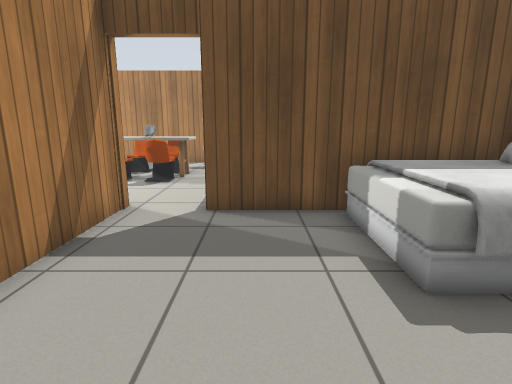
[1] (above)

24 first-person views from a walk through a Gazebo world. The camera is 1 m above the floor, tilts 12° down and sees 80° across. The lines on the ground mark 1 m squares. The floor is counted in squares, 0.5 m on a side. Each view is taken from the middle of a square. On the plan, view 1 faces up. The plan holds only what a view shows up to about 17 squares ahead; the rest is blank. Gazebo's built-in surfaces are drawn with simple patterns. Simple shapes stand in for some stock models. Some surface patterns are stand-ins.

[2]
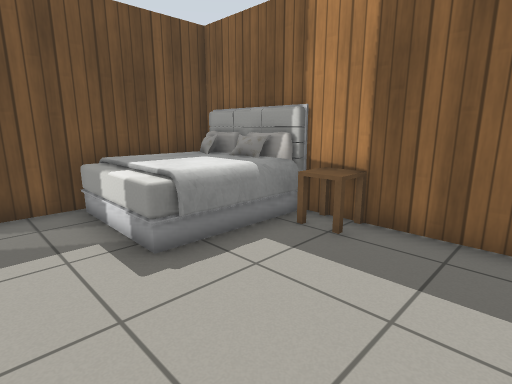

[3]
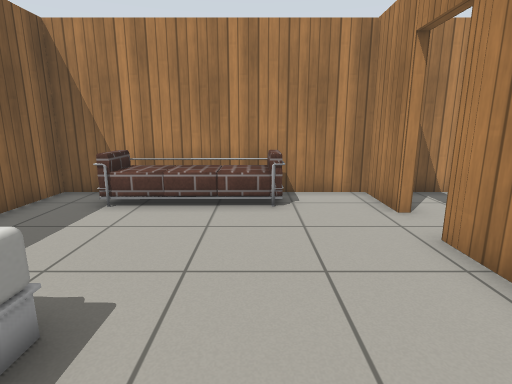

[4]
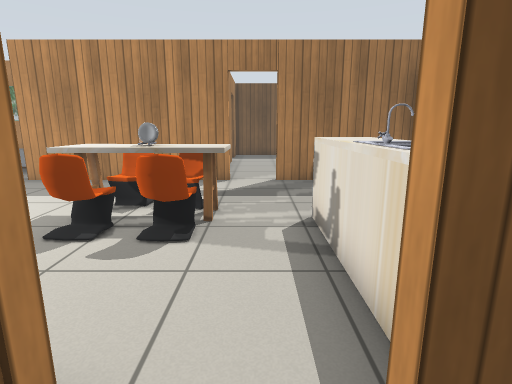

[5]
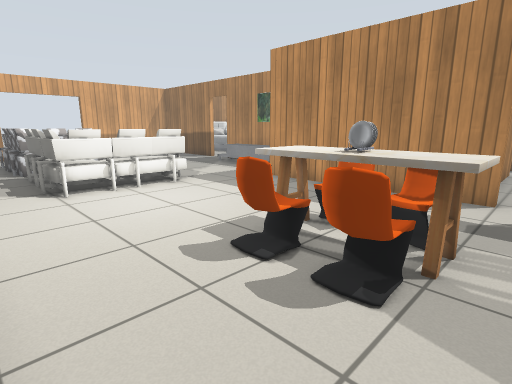

[6]
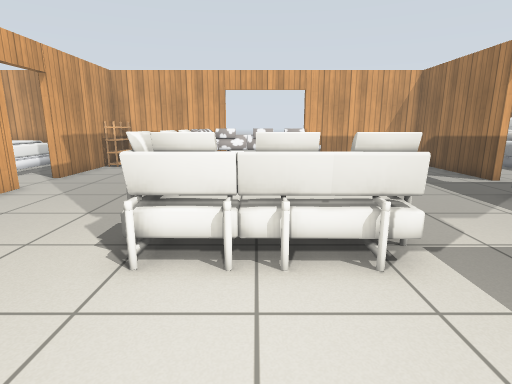

[7]
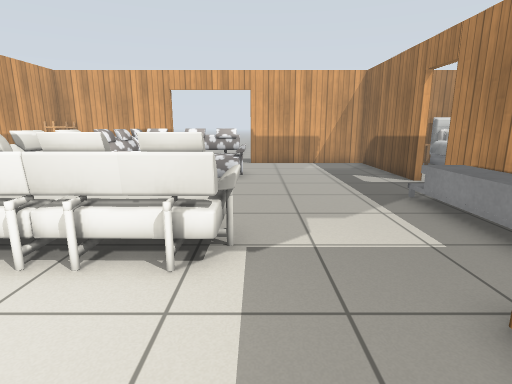

[8]
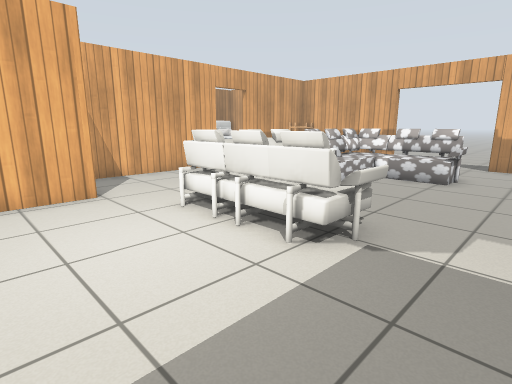

[9]
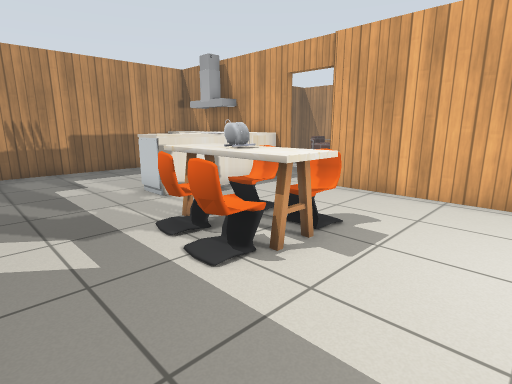

[10]
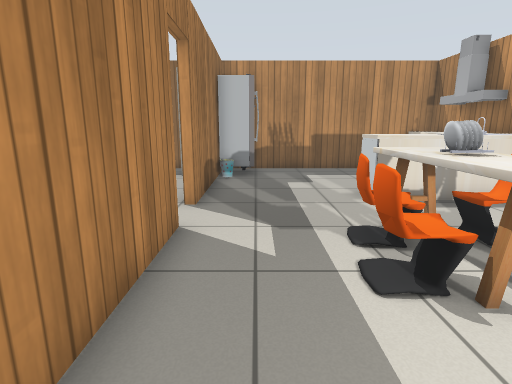

[11]
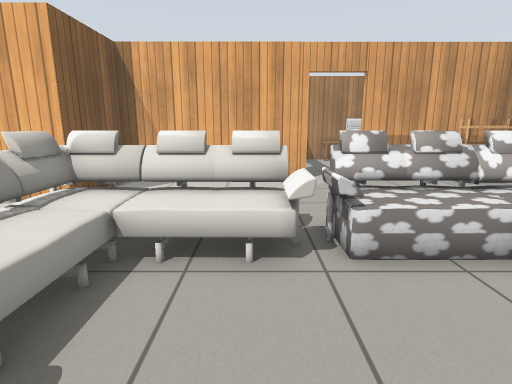

[12]
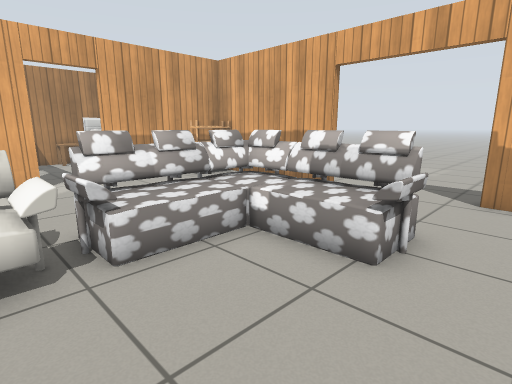

[13]
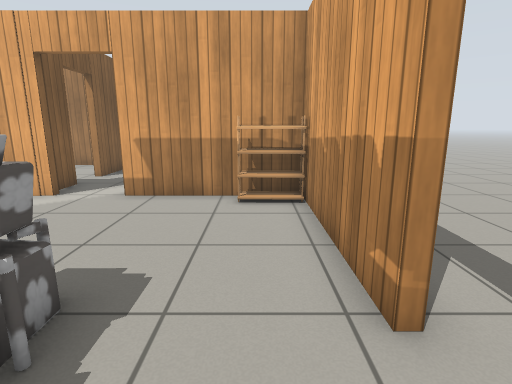

[14]
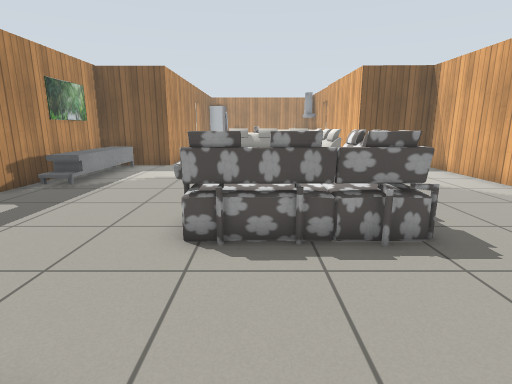

[15]
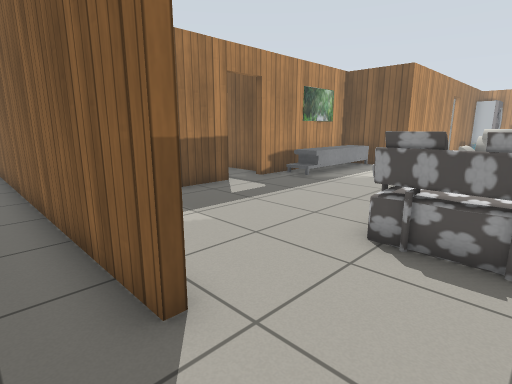

[16]
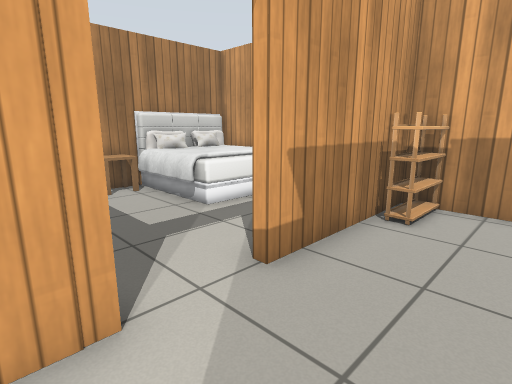

[17]
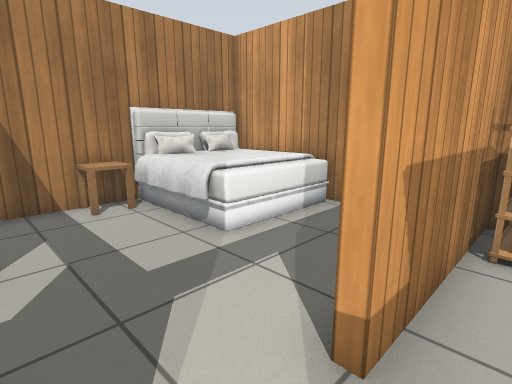

[18]
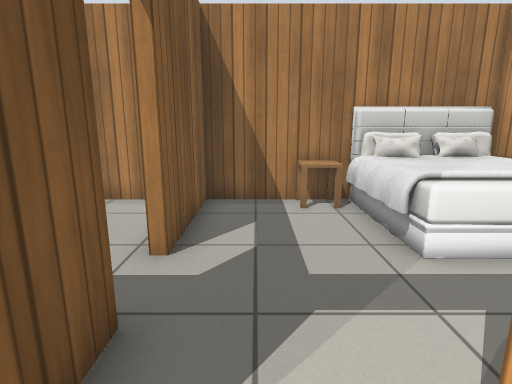

[19]
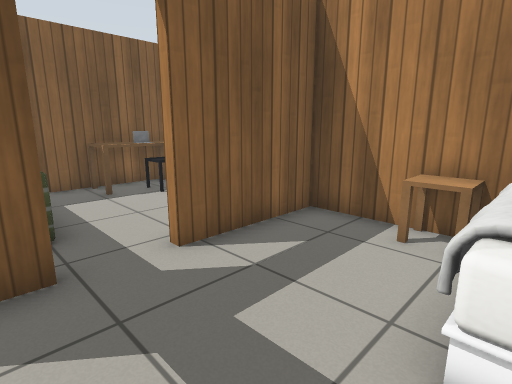

[20]
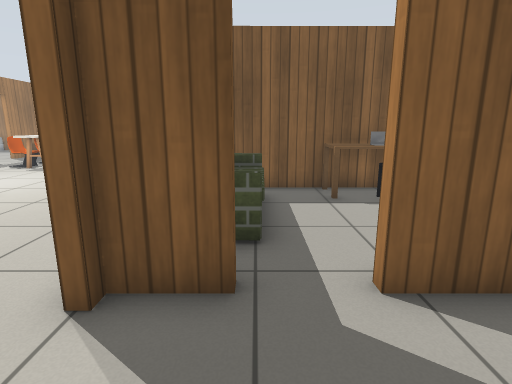

[21]
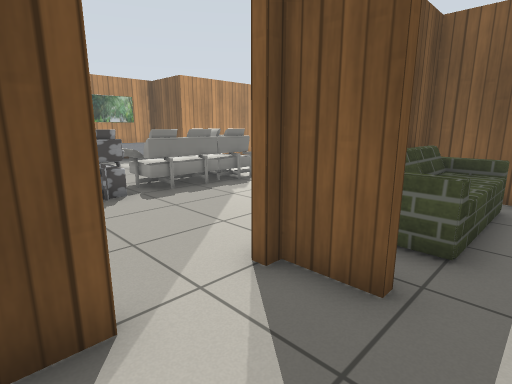

[22]
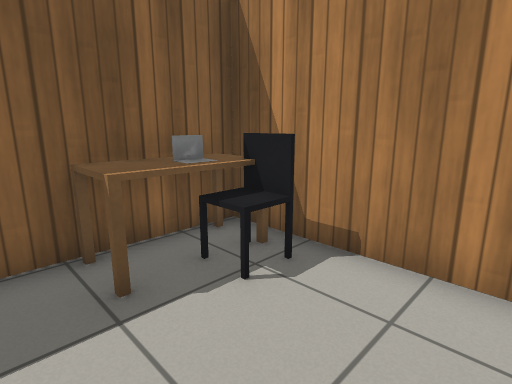

[23]
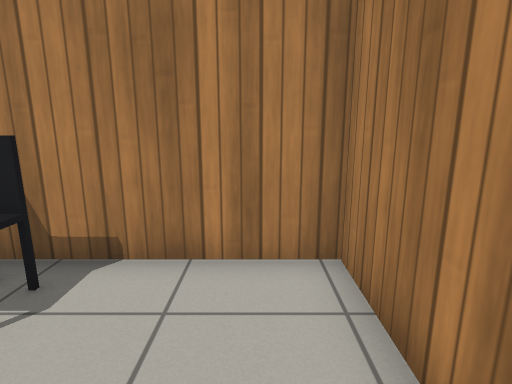

[24]
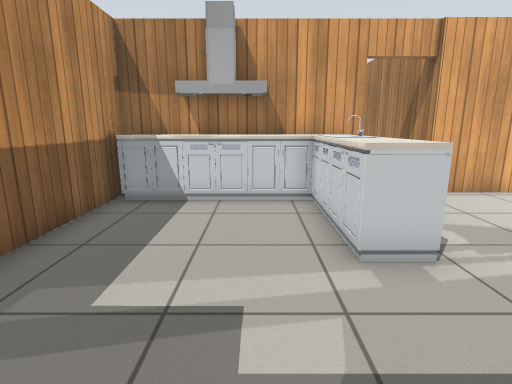

### Floor plan
Points are (right, up) in squares from view 1. A wall is a line through its corners. A room is listed if a view was taken in it or the views show most of it. See-through windows are left out.
Room 1 (views 1, 2, 3, 4)
walls: (6, 2.5) (6, 3.5); (-3.4, -0.9) (-3.4, -3.4) (6, -3.4) (6, 1.5); (2.5, 7.2) (-1.2, 7.2); (6, 6.4) (6, 7.2) (5.4, 7.2); (-3.3, 7.7) (-3.4, 0.7)
ways out: open door at (-2.5, 7) to room 2; open door at (-3.7, -0.3)
objects: sofa (-1, -3) to (4, -2); bed (2, 3) to (6, 7); other object (5, 2) to (6, 3)
Room 2 (views 5, 6, 7, 8, 9, 10, 11, 12, 13, 16, 17, 18, 24)
walls: (-3, 17.6) (-10.8, 17.6) (-10.8, 21) (-17.6, 21); (-18, 4.1) (-10.9, 4.1) (-10.9, 7.7) (-3.3, 7.7); (-19.4, 21) (-25.4, 21) (-25.4, 14.7); (-1.2, 7.2) (-1.2, 7.7) (2.5, 7.7); (-25.4, 10.3) (-25.4, 4.1) (-20.1, 4.1); (4.4, 17.6) (-1.2, 17.6); (5.4, 7.7) (6, 7.7) (6, 16.1)
ways out: open door at (-2.5, 7) to room 1; open door at (-25.5, 12.5) to room 3; open door at (-19, 4) to room 4; open door at (-18.5, 21); open door at (-2.5, 18)
objects: shoe rack (-25, 5) to (-24, 5); sofa (-22, 10) to (-18, 15); sofa (-17, 10) to (-12, 15); TV cabinet (-17, 19) to (-12, 20); chair (-6, 11) to (-5, 12); kitchen table (-6, 13); chair (-6, 14) to (-5, 14); other object (-5, 13) to (-4, 13); chair (-4, 11) to (-3, 12); chair (-4, 14) to (-3, 14); kitchen table (-3, 13); kitchen cabinet (-1, 8) to (5, 13); other object (3, 17) to (4, 17); fridge (4, 16) to (5, 16)
Room 3 (views 14, 15)
walls: (6, 1.5) (6, 2.5); (-25.7, 14.7) (-25.7, 27.8)
ways out: open door at (-25.5, 12.5) to room 2
Room 4 (views 19, 20, 21)
walls: (-22.8, -3.4) (-17.6, -3.4) (-17.6, 0.5); (-20.1, 3.8) (-21, 3.8); (-17.6, 2.2) (-17.6, 3.8); (-25.4, 1) (-25.4, 0.5)
ways out: open door at (-19, 4) to room 2; open door at (-17.5, 1.5) to room 5
objects: bed (-25, -3) to (-21, 1); other object (-21, -3) to (-20, -2)
Room 5 (views 22, 23)
walls: (-17.3, -0.3) (-17.3, -3.4) (-10.9, -3.4) (-10.9, 3.8) (-12.6, 3.8)
ways out: open door at (-17.5, 1.5) to room 4
objects: sofa (-16, 2) to (-12, 3); desk (-13, -3) to (-12, 0); other object (-13, -2)

Where each view was taken, in squares from view 1:
view 1: 0 up, 0 right, facing up
view 2: 1 down, 0 right, facing up-right
view 3: 6 up, 0 right, facing down
view 4: 6 up, 2 left, facing up
view 5: 8 up, 2 left, facing up-left
view 6: 12 up, 8 left, facing left
view 7: 15 up, 8 left, facing left
view 8: 17 up, 8 left, facing down-left
view 9: 17 up, 9 left, facing down-right
view 10: 16 up, 9 left, facing right
view 11: 16 up, 16 left, facing down
view 12: 16 up, 16 left, facing down-left
view 13: 13 up, 24 left, facing down
view 14: 13 up, 27 left, facing right
view 15: 12 up, 27 left, facing up-right
view 16: 7 up, 17 left, facing down-left
view 17: 5 up, 18 left, facing down-left
view 18: 5 up, 19 left, facing down
view 19: 3 up, 22 left, facing down-right
view 20: 2 up, 21 left, facing right
view 21: 1 up, 21 left, facing up-right
view 22: 1 up, 16 left, facing down-right
view 23: 1 up, 16 left, facing down
view 24: 17 up, 2 right, facing down
